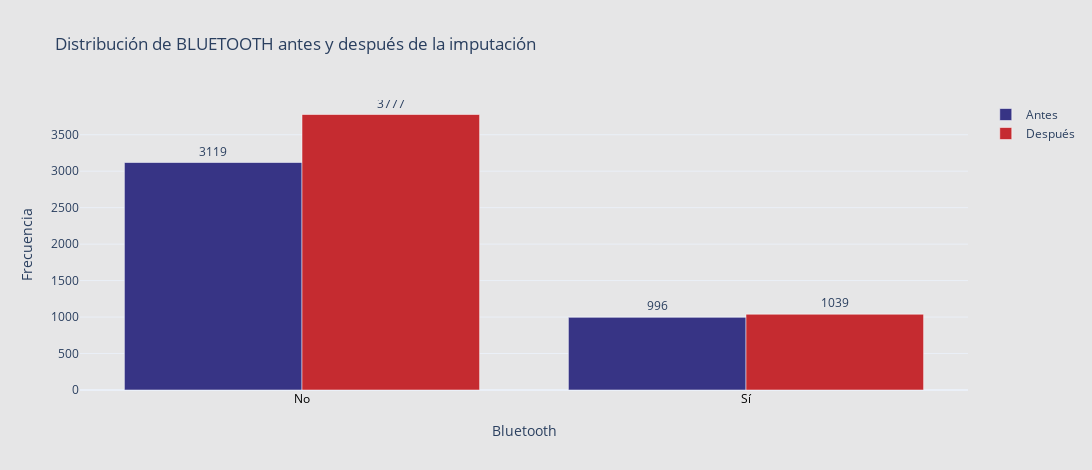

Notebook code cell kept with this figure:
### Code cell
import plotly.graph_objects as go

# Conteo antes y después
antes_bt = df_antes['bluetooth'].value_counts().sort_index()
despues_bt = df_bmw['bluetooth'].value_counts().sort_index()

# Diccionario para etiquetas personalizadas
etiquetas = {False: 'No', True: 'Sí'}

# Etiquetas del eje X ordenadas igual que en antes_bt
x_labels = [etiquetas.get(i, str(i)) for i in antes_bt.index]

# Valores de después en el mismo orden que antes
despues_vals = despues_bt.reindex(antes_bt.index, fill_value=0).values

fig = go.Figure()

# Antes
fig.add_trace(go.Bar(
    x=x_labels,
    y=antes_bt.values,
    name='Antes',
    marker_color='#373485',
    text=antes_bt.values,
    textposition='outside',
    opacity=1
))

# Después
fig.add_trace(go.Bar(
    x=x_labels,
    y=despues_vals,
    name='Después',
    marker_color='#c52b30',
    text=despues_vals,
    textposition='outside',
    opacity=1
))

fig.update_layout(
    title="Distribución de BLUETOOTH antes y después de la imputación",
    xaxis_title="Bluetooth",
    yaxis_title="Frecuencia",
    barmode='group',
    template='plotly_white',
    width=1200,
    height=470,
    plot_bgcolor='#e6e6e7',
    paper_bgcolor='#e6e6e7',
    xaxis=dict(
        tickfont=dict(color='black'),
        title_standoff=20
    )
)

fig.show()

### Figure 1 — Plotly figure (JSON) as saved in the notebook; plotly's stock layout.template omitted (floating-point values rounded to 4 significant figures)
{"data": [{"marker": {"color": "#373485"}, "name": "Antes", "opacity": 1, "text": [3119.0, 996.0], "textposition": "outside", "type": "bar", "x": ["No", "Sí"], "y": [3119, 996]}, {"marker": {"color": "#c52b30"}, "name": "Después", "opacity": 1, "text": [3777.0, 1039.0], "textposition": "outside", "type": "bar", "x": ["No", "Sí"], "y": [3777, 1039]}], "layout": {"barmode": "group", "height": 470, "paper_bgcolor": "#e6e6e7", "plot_bgcolor": "#e6e6e7", "title": {"text": "Distribución de BLUETOOTH antes y después de la imputación"}, "width": 1200, "xaxis": {"tickfont": {"color": "black"}, "title": {"standoff": 20, "text": "Bluetooth"}}, "yaxis": {"title": {"text": "Frecuencia"}}}}
